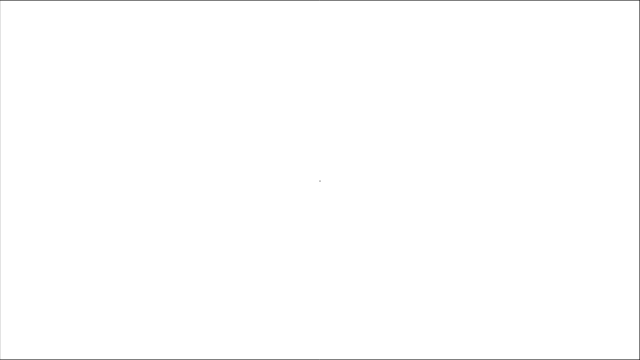
Frame 1 (no input)
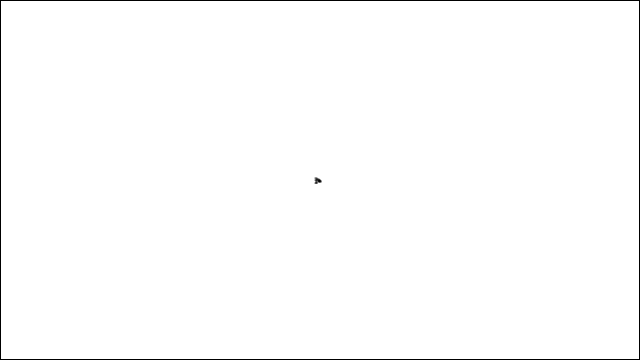
Frame 60 (no input)
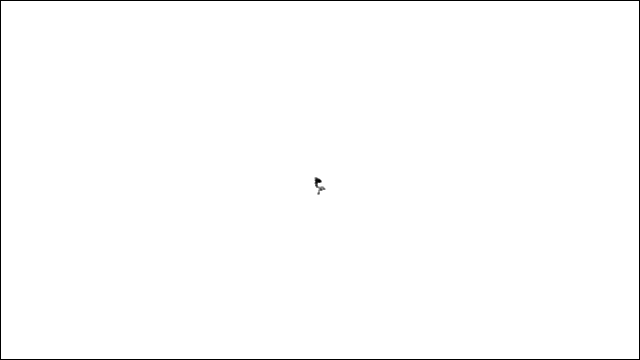
Frame 120 (the mouse pressed at the canvas centre since frame 60)

The p5.js sketch that drew these frames (run headless with seeded random() and noise() and a simulated clock; from frame 60 on, the mouse is pressed at the canvas centre):

// p5.js sketch
// ── sketch.js
// 上・下・左・右の4方向に進むランダムウォーカー

let walker;

const drawFrame = () => {
	noFill();
	stroke(0);
	rect(0, 0, 640, 360);
}

function setup() {
	createCanvas(640, 360);
	background(255);
	walker = new Walker();
}

function draw() {
	drawFrame();
	walker.step();
	walker.display();
}

class Walker {
	constructor() {
		this.x = width / 2;
		this.y = height / 2;
	}
	display() {
		stroke(0);
		point(this.x, this.y);
	}
	step() {
		let choice = int(random(4));
		if (choice === 0) {
			this.x++;
		} else if (choice === 1) {
			this.x--;
		} else if (choice === 2) {
			this.y++;
		} else {
			this.y--;
		}
	}
}
